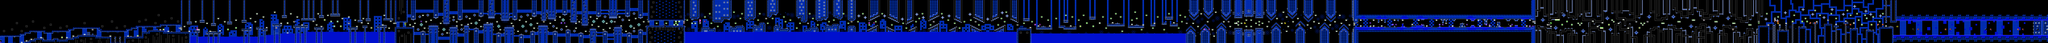

Rendered tile map (Tiled .tmx) drawn with the repository's tilesets; below, a short description and the map source with its tile grids summarised:
An orthogonal 1271x27 tile map with 16x16 px tiles, 2 tile layers (SP, ...), 2 tilesets, 2 image layers.

<map version="1.10" tiledversion="1.11.2" orientation="orthogonal" renderorder="right-down" width="1271" height="27" tilewidth="16" tileheight="16" infinite="0" nextlayerid="5" nextobjectid="1">
 <editorsettings>
  <chunksize width="16" height="27" />
  <export target="../LEVELS/LEVEL DATA/lvlset_C/thesteamworks.csv" format="csv" />
 </editorsettings>
 <tileset firstgid="1" name="famidash" tilewidth="16" tileheight="16" tilecount="256" columns="16">
  <image source="../../../GRAPHICS/famidash.bmp" width="256" height="256" />
 </tileset>
 <tileset firstgid="257" name="sprites" tilewidth="16" tileheight="16" tilecount="256" columns="16">
  <image source="../../../GRAPHICS/sprites.png" width="256" height="256" />
 </tileset>
 <imagelayer id="3" name="Image Layer 1" parallaxx="0.9" parallaxy="0.9" repeatx="1" repeaty="1">
  <image source="../../../GRAPHICS/Old/parallax Blue.bmp" width="144" height="72" />
 </imagelayer>
 <imagelayer id="4" name="Image Layer 2" offsetx="0" offsety="432" repeatx="1">
  <image source="../../../GRAPHICS/ground.bmp" width="64" height="128" />
 </imagelayer>
 <layer id="1" width="1271" height="27">
  <data>[34317 cells, 34317 non-empty, 145 distinct tile ids]</data>
 </layer>
 <layer id="2" name="SP" width="1271" height="27">
  <data>[34317 cells, 448 non-empty, 64 distinct tile ids]</data>
 </layer>
</map>
